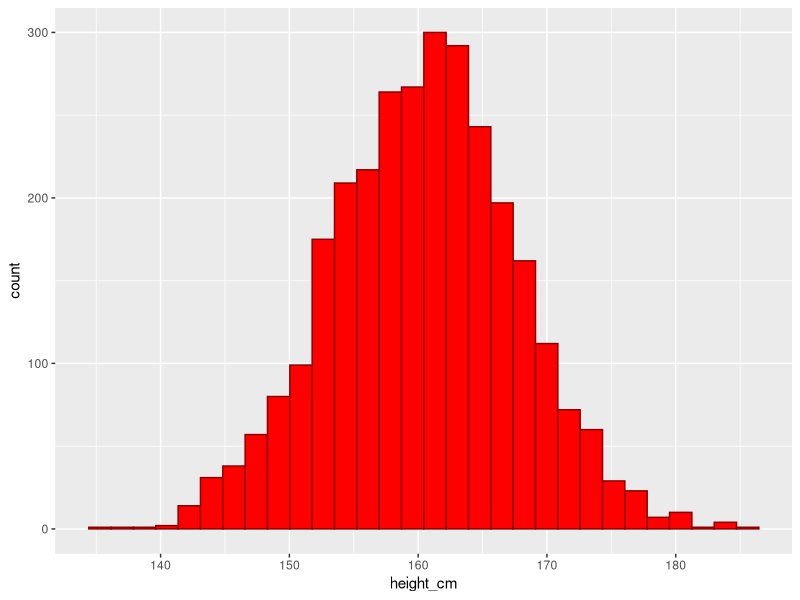
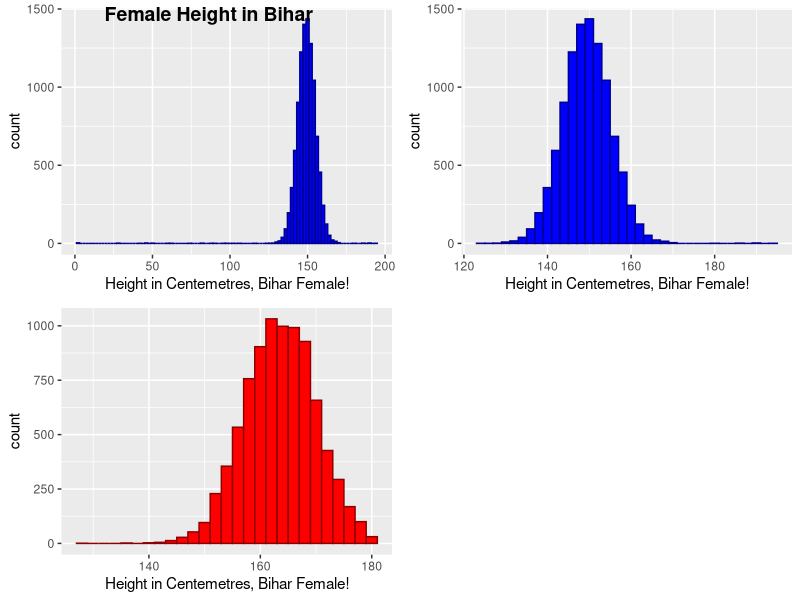
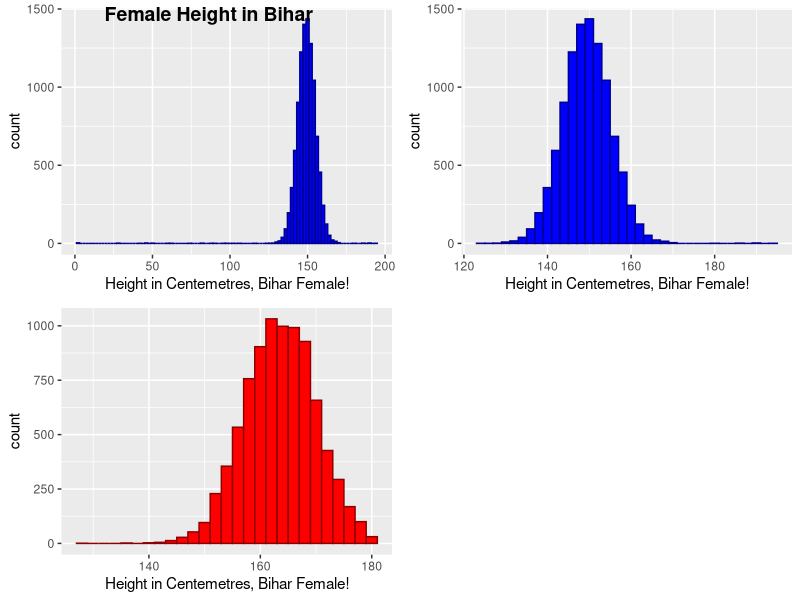

The R source for these figures, in order:
library(ggplot2)
library(tidyverse)
require(cowplot)

# Load the Data
bihar_data <- read_csv("data/Bihar_sample_data.csv")
#US data
us_data <- read_csv("data/US_sample_data.csv")

#Have a look at the data
print(bihar_data)
#Have a look at the US Dta
print(us_data)

#Keep only female 
bihar_adult_female <- filter(bihar_data, adult==1, female==1)

#US female data
us_female_data <- filter(us_data, female==1, adult==1)

ggplot(us_female_data, aes(height_cm))+
  geom_histogram(fill="red", color="darkred")

#Lets view the female only table
print(bihar_adult_female)

#Some people looks like they are very small, filtering them out 
bihar_adult_female_trunc <- filter(bihar_adult_female, height_cm>120, height_cm<200)

bihar_male <- filter(bihar_data, female==0, adult==1, height_cm>120, height_cm<180)

print(bihar_adult_female_trunc)

#Default histogram in ggplot
default <- ggplot(bihar_adult_female, aes(height_cm))+
  geom_histogram(fill="blue", color="darkblue", binwidth = 2)+
  xlab("Height in Centemetres, Bihar Female!")

female_trunc <- ggplot(bihar_adult_female_trunc, aes(height_cm))+
  geom_histogram(fill="blue", color="darkblue", binwidth = 2)+
  xlab("Height in Centemetres, Bihar Female!") 

male_height <- ggplot(bihar_male, aes(height_cm))+
  geom_histogram(fill="red", color="darkred", binwidth = 2)+
  xlab("Height in Centemetres, Bihar Female!")

plot_grid(default, female_trunc, male_height, labels = "Female Height in Bihar")

#Save the histogram in a pdf
ggsave("graphs/bihar_female.pdf")
